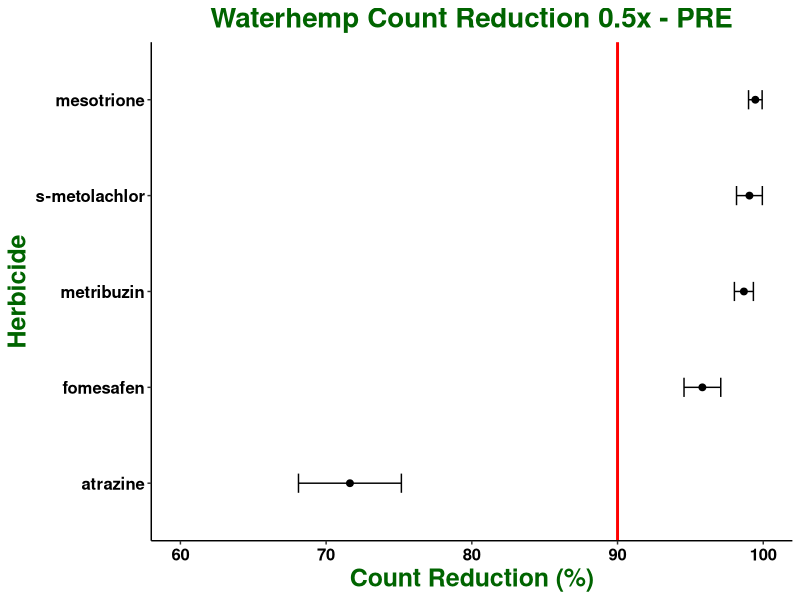

Recreate this plot in R. (Note: this script raises an error after producing the figure.)
## ---- chunk 1

knitr::opts_chunk$set(echo = TRUE)
library(ggplot2)

## ---- chunk 2

waterhemp <- read.csv("All PRE_Reduction_0.5x.csv")

str(waterhemp)

waterhemp$run <- as.factor(waterhemp$run)

waterhemp$pop <- as.factor(waterhemp$pop)

waterhemp$herb <- as.factor(waterhemp$herb)

waterhemp$rate <- as.factor(waterhemp$rate)

waterhemp$rep <- as.factor(waterhemp$rep)

str(waterhemp)

## ---- chunk 3

## Summarizes data.
## Gives count, mean, standard deviation, standard error of the mean, and confidence interval (default 95%).
##   data: a data frame.
##   measurevar: the name of a column that contains the variable to be summarized
##   groupvars: a vector containing names of columns that contain grouping variables
##   na.rm: a boolean that indicates whether to ignore NA's
##   conf.interval: the percent range of the confidence interval (default is 95%)
summarySE <- function(data=NULL, measurevar, groupvars=NULL, na.rm=TRUE,
                      conf.interval=.95, .drop=TRUE) {
    library(plyr)

    # New version of length which can handle NA's: if na.rm==T, don't count them
    length2 <- function (x, na.rm=TRUE) {
        if (na.rm) sum(!is.na(x))
        else       length(x)
    }

    # This does the summary. For each group's data frame, return a vector with
    # N, mean, and sd
    datac <- ddply(data, groupvars, .drop=.drop,
      .fun = function(xx, col) {
        c(N    = length2(xx[[col]], na.rm=na.rm),
          mean = mean   (xx[[col]], na.rm=na.rm),
          sd   = sd     (xx[[col]], na.rm=na.rm)
        )
      },
      measurevar
    )

    # Rename the "mean" column    
    datac <- rename(datac, c("mean" = measurevar))

    datac$se <- datac$sd / sqrt(datac$N)  # Calculate standard error of the mean

    # Confidence interval multiplier for standard error
    # Calculate t-statistic for confidence interval: 
    # e.g., if conf.interval is .95, use .975 (above/below), and use df=N-1
    ciMult <- qt(conf.interval/2 + .5, datac$N-1)
    datac$ci <- datac$se * ciMult

    return(datac)
}

## ---- chunk 4

summary <- summarySE(waterhemp, measurevar = "count_red", groupvars = "herb")

summary

## ---- chunk 5

ggplot(summary, aes(x = count_red*100, y = reorder(herb, count_red))) + xlim(60, 100) +
  geom_point(size = 2) + 
  geom_vline(xintercept = 90, size = 1, colour = "red") +
  geom_errorbar(aes(xmin = (count_red*100) - (ci*100), xmax = (count_red*100) + (ci*100), width = 0.2)) + 
  labs(title = "Waterhemp Count Reduction 0.5x - PRE", x = "Count Reduction (%)", y = "Herbicide") + 
  theme_classic() + 
  theme (plot.title = element_text(face = "bold", hjust = 0.5, size = 20, colour = "darkgreen"), 
         axis.title = element_text(face = "bold", size = 18, colour = "darkgreen"), 
         axis.text = element_text(face = "bold", size = 12, colour = "black")) +
  ggsave("All PRE 0.5x_RAW COUNTRED.jpeg", units="in", width=8, height=5, dpi=600)

